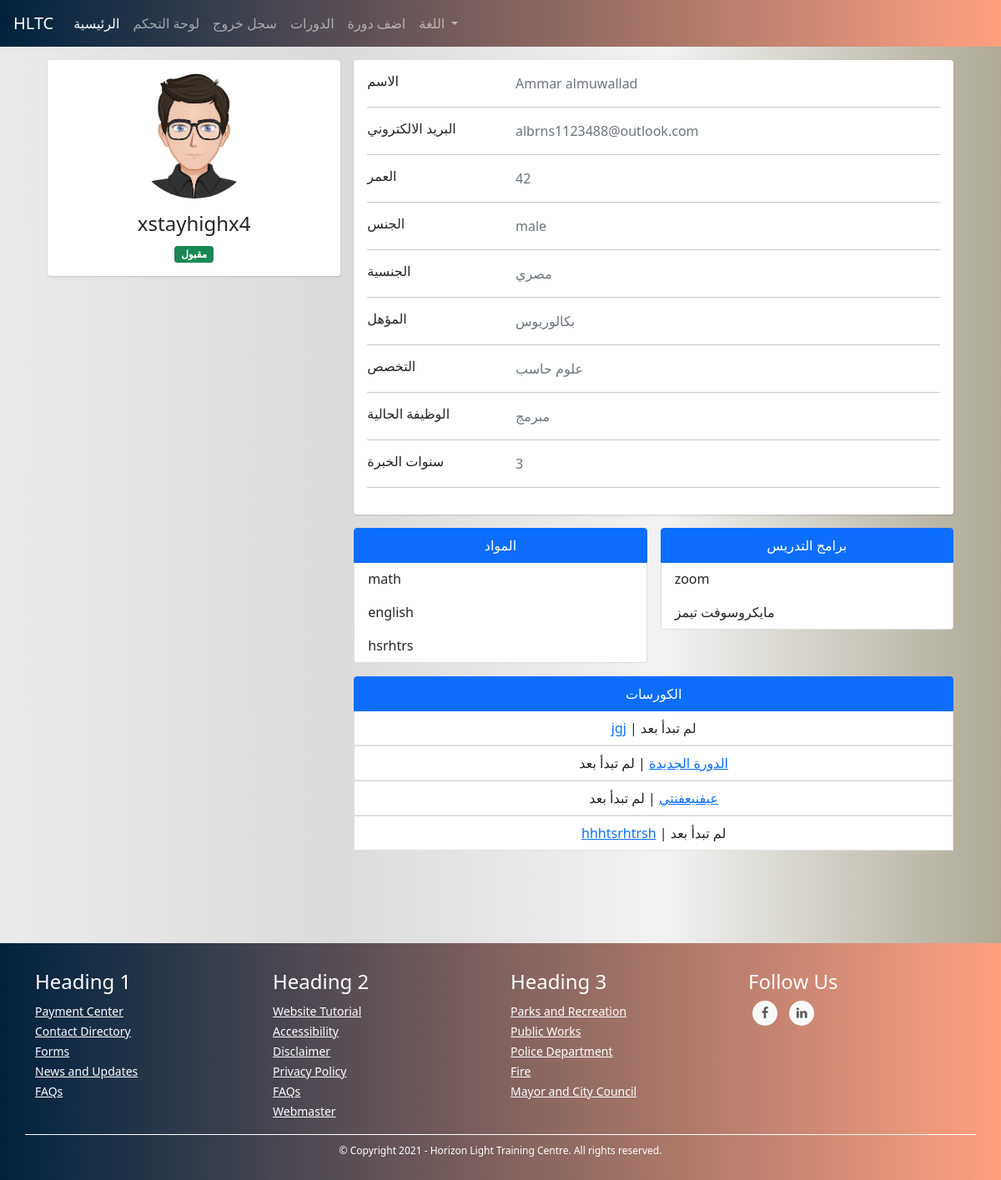
/admins/user/3 (signed in), run on the app's committed database.
### TUTOR/models.py (models this page shows, shortened)
class UserModel(db.Model, UserMixin):
    id = db.Column(db.Integer, primary_key=True)
    first_name = db.Column(db.String(128), nullable=False)
    last_name = db.Column(db.String(128), nullable=False)
    username = db.Column(db.String(20), unique=True, nullable=False)
    email = db.Column(db.String(256), unique=True, nullable=False)
    password = db.Column(db.String(255), nullable=False)
    user_type = db.Column(db.String(30), nullable=False)
    _gender = db.Column(db.Boolean, nullable=False, default=True)
    email_confirmation_code = db.Column(db.String(5), nullable=True)
    is_confirmed = db.Column(db.Boolean, nullable=False, default=False)
    creation_date = db.Column(db.DateTime, nullable=False, default=datetime.utcnow)
    admin_data_model = db.relationship('AdminDataModel', backref='user', uselist=False)
    tutor_data_model = db.relationship('TutorDataModel', backref='user', uselist=False)
    student_data_model = db.relationship('StudentDataModel', backref='user', uselist=False)
    @property
    def full_name(self):
        return self.first_name + " " + self.last_name
    @property
    def gender(self):
        return "male" if self._gender else "female"

class TutorDataModel(db.Model):
    id = db.Column(db.Integer, primary_key=True)
    date_of_birth = db.Column(db.DateTime, nullable=False)
    nationality = db.Column(db.String(30), nullable=False)
    qualification = db.Column(db.String(35), nullable=False)
    major = db.Column(db.String(35), nullable=False)
    current_job = db.Column(db.String(50), nullable=False)
    _subjects = db.Column(db.String(), nullable=False) # [subject1, subject2, ...]
    years_of_experience = db.Column(db.Integer, nullable=False)
    _tools_used_for_online_tutoring = db.Column(db.String(), nullable=False) # [tool1, tool2, ...]
    is_accepted = db.Column(db.Boolean, nullable=False, default=False)
    courses = db.relationship('CourseModel', backref='tutor')
    user_id = db.Column(db.Integer, db.ForeignKey('user_model.id'))
    @property
    def age(self):
        return int((datetime.date(datetime.utcnow()) - datetime.date(self.date_of_birth)).days / 365)
    @property
    def subjects(self):
        return json.loads(self._subjects)
    @property
    def tools_used_for_online_tutoring(self):
        return json.loads(self._tools_used_for_online_tutoring)

class CourseModel(db.Model):
    id = db.Column(db.Integer, primary_key=True)
    name = db.Column(db.String(130), nullable=False)
    description = db.Column(db.String(1000), nullable=False)
    subject = db.Column(db.String(), nullable=False)
    price = db.Column(db.Integer, nullable=False)
    min_students = db.Column(db.Integer, nullable=False)
    max_students = db.Column(db.Integer, nullable=False)
    currency = db.Column(db.String(3), nullable=False)
    began = db.Column(db.Boolean, nullable=False, default=False)
    ended = db.Column(db.Boolean, nullable=False, default=False)
    course_type = db.Column(db.Integer, nullable=False) # 1 for start when min number # 2 for start with min and date
    _period = db.Column(db.Integer, nullable=True) # days
    _start_date = db.Column(db.DateTime, nullable=True)
    _end_date = db.Column(db.DateTime, nullable=True)
    links = db.Column(db.String(), nullable=False) # {"zoom": "link", ....}
    weekly_time_table_json  = db.Column(db.String(1000), nullable=False) # {"saturday": {"from": ..., "to": ...}, ...}
    _state = db.Column(db.String(), nullable=False, default=json.dumps({"state_code": 1, "state_string": "لم تبدأ بعد", "allowed_actions": ["join", "view", "start", "cancel"]})) # {"state_code": 2, "state_string": "قائم", "allowed_actions": ["view", "end"]} {"state_code": 3, "state_string": "انتهى", "allowed_actions": ["delete"]} {"state_code": 4, "state_string": "ملغي", "allowed_actions": ["delete"]}
    number_of_students_paid = db.Column(db.Integer, nullable=False, default=0)
    have_sent_first_payment_emails = db.Column(db.Boolean, nullable=False, default=False)
    created_by_admin = db.Column(db.Boolean, nullable=False)
    creation_date = db.Column(db.DateTime, nullable=False, default=datetime.utcnow)
    payment_model = db.relationship('PaymentModel', backref='course', uselist=False)
    tutor_data_model_id = db.Column(db.Integer, db.ForeignKey('tutor_data_model.id'),
        nullable=False)
    @property
    def state(self): # hold the course's state for example (is it runnung or hasn't began yet...) this helps with determaning what to do with the couse next for example (if it's running we should look into if it should end)
        return json.loads(self._state)
    def start(self):
        self.began = True
        self._state = json.dumps({"state_code": 2, "state_string": "قائم", "allowed_actions": ["view", "end"]})
        if self.course_type == 1:
            now = datetime.date(datetime.utcnow())
            self._start_date = now
            self._end_date = now + timedelta(days=self.period)
        db.session.commit()
        for sdm in self.students: # the paymetn is when a student joins not when the course begins bcz the course wont begin if students didn't pay
            send_student_course_start_email(sdm.user, self)
        send_tutor_course_start_email(self.tutor.user, self)
        return True
    def end(self):
        self.ended = True
        self._state = json.dumps({"state_code": 3, "state_string": "انتهى", "allowed_actions": ["delete"]})
        db.session.commit()
        for sdm in self.students:
            send_student_course_ended_email(sdm.user, self)
        send_tutor_course_ended_email(self.tutor.user, self)
        return True
    def cancel(self):
        self._state = json.dumps({"state_code": 4, "state_string": "ملغي", "allowed_actions": ["delete"]})
        db.session.commit()
        self.payment_model.refund_all()
        for sdm in self.students:
            send_student_course_canceled_email(sdm.user, self)
        send_tutor_course_canceled_email(self.tutor.user, self)

### TUTOR/ADMINISTRATION/routes.py (the view)
@admins_blueprint.route("/admins/user/<user_id>", methods=["GET"])
@login_required(ADMIN_TYPES)
def user_detailed_view(user_id): # admin only
    user = UserModel.query.get(user_id)
    user_type = user.user_type
    if user_type == "tutor":
        return render_template("admins/users/new_tutor.html", user=user)
    elif user_type == "student":
        return render_template("admins/users/new_student.html", user=user)
    elif user_type in ADMIN_TYPES:
        return render_template("admins/users/new_admin.html", user=user)

### TUTOR/ADMINISTRATION/routes.py (called while the page is built)
@admins_blueprint.context_processor
def utility_processor():
    return dict(get_language_text=LngObj.get_language_text, get_current_page_language_list=LngObj.get_current_page_language_list, languages=LANGUAGES, admin_types=ADMIN_TYPES, settings=SiteSettingsModel.instance())

### TUTOR/models.py (called while the page is built)
@login_manager.user_loader
def load_user(user_id):
    return UserModel.query.get(int(user_id))

    @classmethod
    def instance(cls):
        return cls.query.get(1)

### TUTOR/utils/utils.py (called while the page is built)
def login_required(roles=[]):
	def wrapper(fn):
		@wraps(fn)
		def decorated_view(*args, **kwargs):
			if request.method in EXEMPT_METHODS:
				return fn(*args, **kwargs)
			elif current_app.login_manager._login_disabled:
				return fn(*args, **kwargs)
			elif not current_user.is_authenticated:
				return current_app.login_manager.unauthorized()
			role = current_user.user_type
			if ( (role not in roles) and (roles != []) ):
				return current_app.login_manager.unauthorized()
			return fn(*args, **kwargs)
		return decorated_view
	return wrapper

### TUTOR/templates/admins/users/new_tutor.html (shortened to what this page needs)
{% extends "template.html" %}
{% block content %}
<link rel="stylesheet" href="{{ url_for('static', filename='css/students/profile.css') }}">
<div class="container">
    <div class="main-body">
      <div class="row justify-content-center">
        <div class="col-sm-7 my-col">
        </div>
    </div>
          <div class="row gutters-sm">
            <div class="col-md-4 mb-3">
              <div class="card">
                <div class="card-body">
                  <div class="d-flex flex-column align-items-center text-center">
                    {% if user._gender  %}
                    <img src="{{ url_for('static', filename='images/male_student.png') }}" alt="Admin" class="rounded-circle" width="150">
                    {% else %}
                    <img src="{{ url_for('static', filename='images/female_tutor.jpg') }}" alt="Admin" class="rounded-circle" width="150">
                    {% endif %}
                    <div class="mt-3">
                      <h4>{{ user.username }}</h4>
                      {% if user.tutor_data_model.is_accepted %}
                      <span class="badge bg-success">مقبول</span>
                      {% else %}
                      <span class="badge bg-secondary">تحت المراجعة</span>
                      {% endif %}
                    </div>
                  </div>
                </div>
              </div>
            </div>
            <div class="col-md-8">
              <div class="card mb-3">
                <div class="card-body">
                  <div class="row">
                    <div class="col-sm-3">
                      <h6 class="mb-0">الاسم</h6>
                    </div>
                    <div class="col-sm-9 text-secondary">
                      {{ user.full_name }}
                    </div>
                  </div>
                  <hr>
                  <div class="row">
                    <div class="col-sm-3">
                      <h6 class="mb-0">البريد الالكتروني</h6>
                    </div>
                    <div class="col-sm-9 text-secondary">
                      {{ user.email }}
                    </div>
                  </div>
                  <hr>
                  <div class="row">
                    <div class="col-sm-3">
                      <h6 class="mb-0">العمر</h6>
                    </div>
                    <div class="col-sm-9 text-secondary">
                      {{ user.tutor_data_model.age }}
                    </div>
                  </div>
                  <hr>
                  <div class="row">
                    <div class="col-sm-3">
                      <h6 class="mb-0">الجنس</h6>
                    </div>
                    <div class="col-sm-9 text-secondary">
                      {{ user.gender }}
                    </div>
                  </div>
                  <hr>
                  <div class="row">
                    <div class="col-sm-3">
                      <h6 class="mb-0">الجنسية</h6>
                    </div>
                    <div class="col-sm-9 text-secondary">
                      {{ user.tutor_data_model.nationality }}
                    </div>
                  </div>
                  <hr>
                  <div class="row">
                    <div class="col-sm-3">
                      <h6 class="mb-0">المؤهل</h6>
                    </div>
                    <div class="col-sm-9 text-secondary">
                      {{ user.tutor_data_model.qualification }}
                    </div>
                  </div>
                  <hr>
                  <div class="row">
                    <div class="col-sm-3">
                      <h6 class="mb-0">التخصص</h6>
                    </div>
                    <div class="col-sm-9 text-secondary">
                      {{ user.tutor_data_model.major }}
                    </div>
                  </div>
                  <hr>
                  <div class="row">
                    <div class="col-sm-3">
                      <h6 class="mb-0">الوظيفة الحالية</h6>
                    </div>
                    <div class="col-sm-9 text-secondary">
                      {{ user.tutor_data_model.current_job }}
                    </div>
                  </div>
                  <hr>
                  <div class="row">
                    <div class="col-sm-3">
                      <h6 class="mb-0">سنوات الخبرة</h6>
                    </div>
                    <div class="col-sm-9 text-secondary">
                      {{ user.tutor_data_model.years_of_experience }}
                    </div>
                  </div>
                  <hr>
                </div>
              </div>
              <div class="row gutters-sm">
                <div class="col-sm-6 mb-3">
                    <ul class="list-group">
                        <li class="list-group-item active" aria-current="true"><center>المواد</center></li>
                        {% for subject in user.tutor_data_model.subjects %}
                        <li class="list-group-item">{{ subject }}</li>
                        {% endfor %}
                      </ul>
                </div>
                <div class="col-sm-6 mb-3">
                    <ul class="list-group">
                        <li class="list-group-item active" aria-current="true"><center>برامج التدريس</center></li>
                        {% for tool in user.tutor_data_model.tools_used_for_online_tutoring %}
                        <li class="list-group-item">{{ tool }}</li>
                        {% endfor %}
                      </ul>
                </div>
              <div class="col-sm-12 mb-6">
                <ul class="list-group">
                    <li class="list-group-item active" aria-current="true"><center>الكورسات</center></li>
                    {% for course in user.tutor_data_model.courses %}
                    <center><li class="list-group-item"><a href="{{ url_for('courses_blueprint.course', course_id=course.id) }}">{{ course.name }}</a> | {{ course.state.state_string }}</li></center>
                    {% endfor %}
                  </ul>
            </div>
        </div>
            </div>
          </div>
        </div>
    </div>
    <br><br><br><br>
{% endblock %}

### TUTOR/static/css/global.css (style rules this page uses)
body { background: #ADA996; background: -webkit-linear-gradient(to right, #EAEAEA, #DBDBDB, #F2F2F2, #ADA996); background: linear-gradient(to right, #EAEAEA, #DBDBDB, #F2F2F2, #ADA996); }

### TUTOR/static/css/students/profile.css (style rules this page uses)
.main-body { padding: 15px; }
.card { box-shadow: 0 1px 3px 0 rgba(0,0,0,.1), 0 1px 2px 0 rgba(0,0,0,.06); }
.card { position: relative; display: flex; flex-direction: column; min-width: 0; word-wrap: break-word; background-color: #fff; background-clip: border-box; border: 0 solid rgba(0,0,0,.125); border-radius: .25rem; }
.card-body { flex: 1 1 auto; min-height: 1px; padding: 1rem; }
.gutters-sm { margin-right: -8px; margin-left: -8px; }
.gutters-sm>.col, .gutters-sm>[class*=col-] { padding-right: 8px; padding-left: 8px; }
.mb-3, .my-3 { margin-bottom: 1rem!important; }

### data on the page
UserModel: username "xstayhighx4", full_name "Ammar almuwallad", email "albrns1123488@outlook.com", gender "male"
TutorDataModel: tutor_data_model.age "42", tutor_data_model.nationality "مصري", tutor_data_model.qualification "بكالوريوس", tutor_data_model.major "علوم حاسب", tutor_data_model.current_job "مبرمج", tutor_data_model.years_of_experience "3"
CourseModel: name "jgj", state.state_string "لم تبدأ بعد"
CourseModel: name "الدورة الجديدة", state.state_string "لم تبدأ بعد"
CourseModel: name "عيفنيعفنتي", state.state_string "لم تبدأ بعد"
CourseModel: name "hhhtsrhtrsh", state.state_string "لم تبدأ بعد"

### other printed values
{{ subject }} "math" "english" "hsrhtrs"
{{ tool }} "zoom" "مايكروسوفت تيمز"
